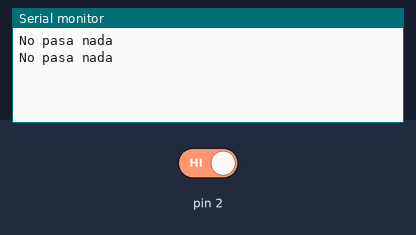
The sketch below on a simulated Arduino Uno, built with avr-gcc and run on an emulated ATmega328P. On the bench: the last lines printed to the serial monitor. The inputs (shaded band) are chosen by the test bench; at power-on: pin 2 HIGH.

Above: at 1.2 s.
1.3 s: pin 2 driven LOW
At 1.7 s:
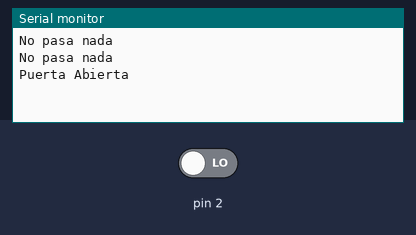
2.8 s: pin 2 driven HIGH
At 2.96 s:
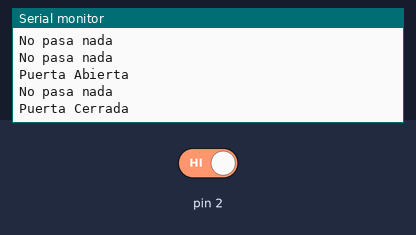

The sketch:

Interrupcion.ino
```cpp
void puerta()
{
   delay(100);
    int val = digitalRead(2);   // lee el valor de entrada
	// si la puerta esta abierta
 	if(val == 0) {
 	 	Serial.println("Puerta Abierta"); }
           //Si la puerta esta cerrada
	else{
		Serial.println("Puerta Cerrada");
	}
	delay(100);
}

void setup()
{
	Serial.begin(115200);
    pinMode(2, INPUT);
	attachInterrupt(0, puerta,CHANGE);
}

void loop()
{
		Serial.println("No pasa nada");
		delay(1000);
}
```

Measured:
- after the input at 1.3 s, the serial monitor: prints a new line at once (image 1)
- after the input at 2.8 s, the serial monitor: prints a new line at once (image 2)
